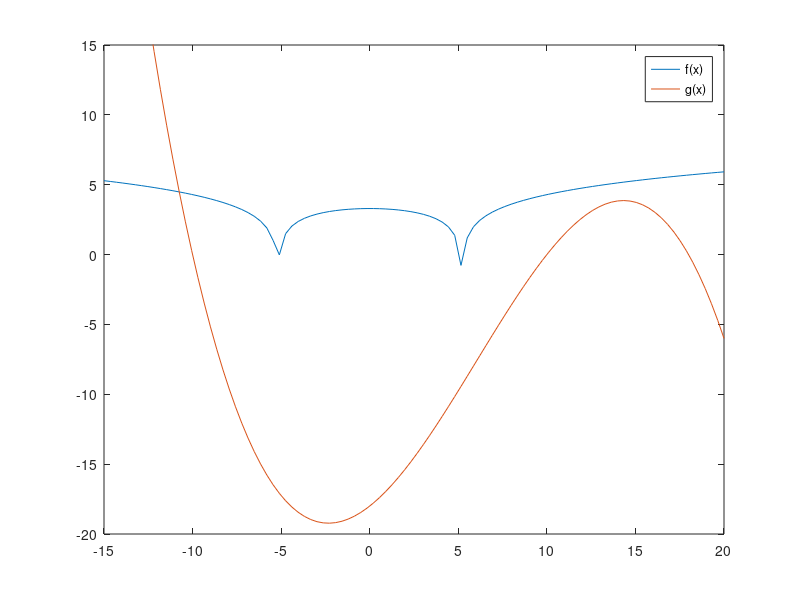

Here is the MATLAB script that generated this plot:
function ej6p1

%% a)

xa = linspace (1,2);
g6a = @(x) 3.^x + 2*x - 6;
h6a = @(x) sin((sqrt(x.^2 + 4*x))./(x.^3));

plot (xa,g6a (xa), xa, h6a (xa));
axis ([1,2,0,1.5]);
legend ('g(x)', 'h(x)');
shg;

%% b)

xb = linspace (1,2);
g6b = @(x) cos(x.^2 + 2*x + 1);
h6b = @(x) log ((sqrt(x+2))./(x.^3));

plot (xb, g6b (xb), xb, h6b (xb));
axis ([1,2,-1.5,2]);
legend ('g(x)', 'h(x)');
shg;

%% c)

xc = linspace (0,2);
g6c = @(x) (sin (pi*x))./(1+sqrt(2*x));
h6c = @(x) 5*exp(-2*x).*log(x.^2 + 1);

plot (xc,g6c (xc), xc, h6c(xc));
axis ([0,2,-0.5,1]);
legend ('g(x)', 'h(x)');
shg;

%% d) 

xd = linspace (-15,20);
f6d = @(x) log (x.^2 - 27);
g6d = @(x) ((x+10).*(x-10).*(18-x))/100;

plot (xd, f6d (xd), xd, g6d (xd));
axis ([-15,20,-20,15]);
legend ('f(x)', 'g(x)');
shg;
